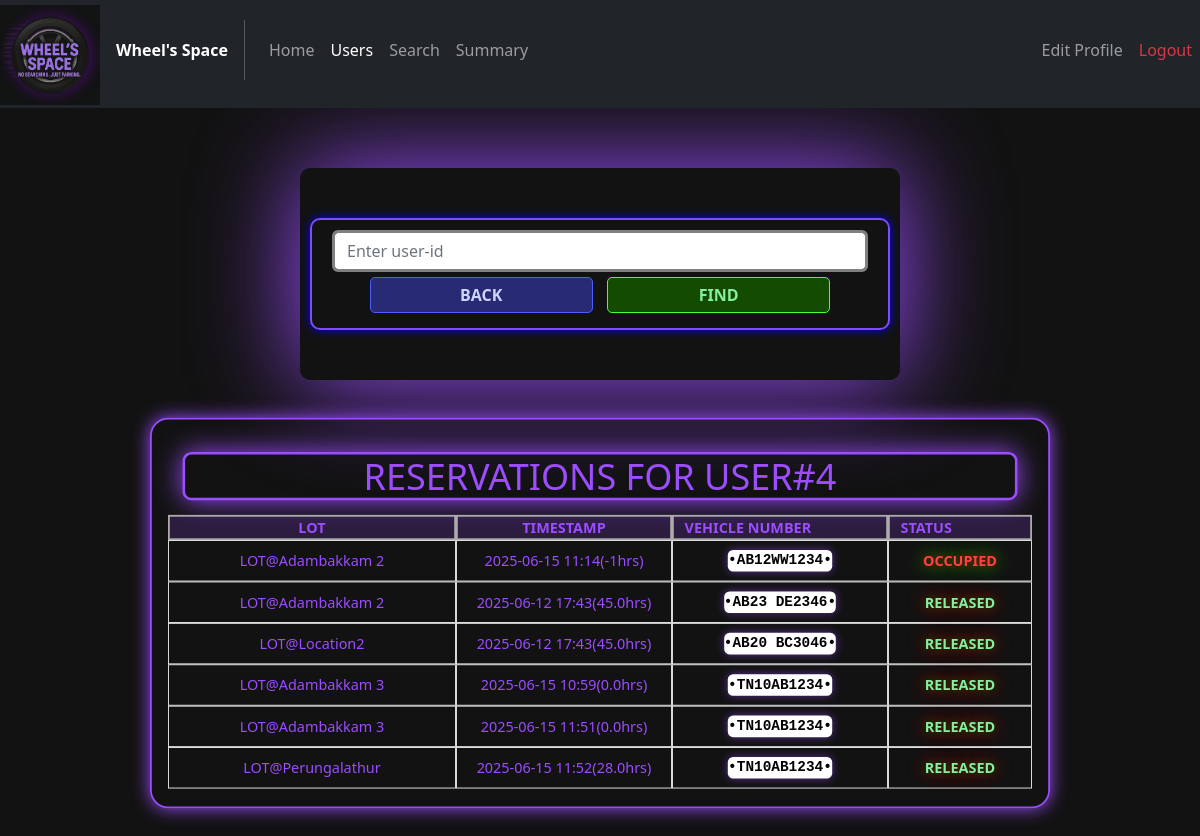
/adminhistory?userid=4, run on an earlier commit of the app's database.
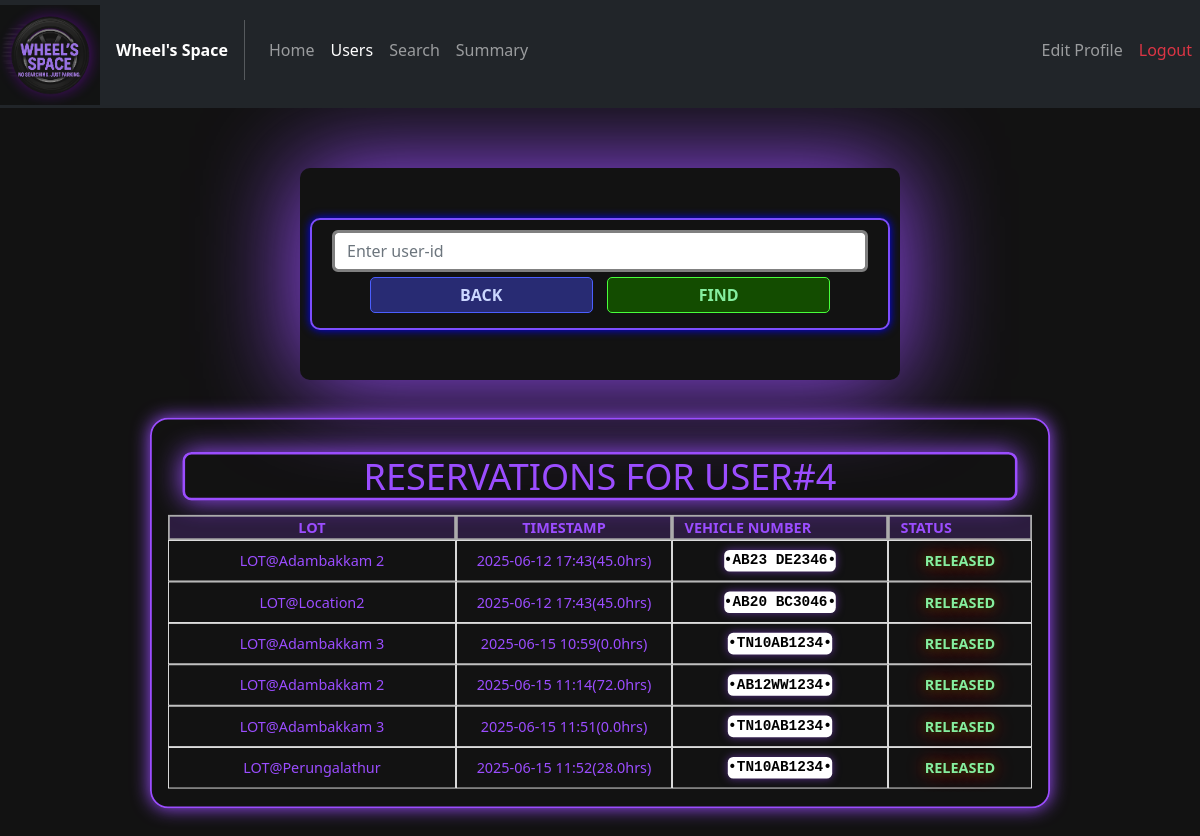
And on a later commit of the database.
### models/Reservations.py (models this page shows)
class Reservations(db.Model):
    __tablename__ = "Reservations"
    reservation_id = db.Column(db.Integer, primary_key = True)
    spot_id = db.Column(db.Integer, db.ForeignKey("Spots.spot_id"), nullable=True)
    user_id = db.Column(db.Integer, db.ForeignKey("Users.user_id"))
    parking_timestamp = db.Column(db.DateTime, nullable = False)
    leaving_timestamp = db.Column(db.DateTime)
    price_per_hour = db.Column(db.Numeric(10, 2), nullable=False)
    vehicle_number = db.Column(db.String(11), nullable=False)
    spot = db.relationship("Spots", back_populates = "reservation")
    user = db.relationship("Users", back_populates = "reserved")

### models/Lots.py (models this page shows)
class Lots(db.Model):
    __tablename__ = "Lots"
    lot_id   = db.Column(db.Integer, primary_key=True)
    location = db.Column(db.String(30), unique = True, nullable=False)
    price    = db.Column(db.Numeric(10, 2), nullable=False)
    address  = db.Column(db.String(100), nullable = False)
    pincode  = db.Column(db.Integer, nullable=False)
    max_spots= db.Column(db.Integer, nullable=False)
    spots    = db.relationship("Spots",back_populates = "lot")

### controllers/admin_routes.py (the view)
@admin_routes.route("/adminhistory")
def adminhistory():
    uid = request.args.get("userid")
    if (uid!=None):
        if not uid.isdigit():
            return render_template("admin_history.html", search=False)
        else:
            user = Users.query.filter_by(user_id = uid).first()
            if user==None:
                return render_template("admin_history.html",search=False,show_alert=True)
            raw_sql =  text(f"""SELECT
                                    spots.spot_id,
                                    lots.location,
                                    reservations.vehicle_number,
                                    reservations.parking_timestamp,
                                    reservations.leaving_timestamp
                                FROM reservations
                                LEFT OUTER JOIN spots ON (reservations.spot_id = spots.spot_id)
                                JOIN lots ON (spots.lot_id=lots.lot_id)
                                JOIN users ON (users.user_id = reservations.user_id)
                                WHERE users.user_id = {uid};""")
            res = db.session.execute(raw_sql).all()
            i=len(res)-1
            ind = i
            while i>=0:
                if res[ind].leaving_timestamp==None:
                    res.insert(0,res.pop(ind))
                    ind+=1
                i-=1
                ind-=1
            return render_template("admin_history.html", search=True, user_id = uid, reservations = res, datetime=datetime)
    else:
        return render_template("admin_history.html", search=False)

### templates/admin_history.html (shortened to what this page needs)
<!DOCTYPE html>
<html lang="en">
<head>
    <link href="https://cdn.jsdelivr.net/npm/bootstrap@5.2.3/dist/css/bootstrap.min.css" rel="stylesheet">
    <link rel="stylesheet" href="../static/css/General_style.css">
    <link rel="stylesheet" href="../static/css/Admin_style.css">
</head>
<body>
    <nav class="navbar navbar-expand-lg navbar-dark bg-dark my-nav-bar">
        <div class="navbar-brand logo">
            <img src = {{ url_for('static', filename='images/logo.png')}} alt="WHEEL'S SPACE LOGO" id="logo" class="img-fluid mb-5">
        </div>
        <span class="fw-bold text-white">Wheel's Space</span>
        <div class="collapse navbar-collapse" id = "navbarelements">
            <ul class="navbar-nav me-auto">
                <li class="nav-item">
                    <a href="{{url_for("admin_routes.adminhome")}}" class="nav-link my-nav-link">Home</a>
                </li>
                <li class="nav-item">
                    <a href="#" class="nav-link my-nav-link active">Users</a>
                </li>
                <li class="nav-item">
                    <a href="{{url_for("admin_routes.adminsearch")}}" class="nav-link my-nav-link">Search</a>
                </li>
                <li class="nav-item">
                    <a href="{{url_for("admin_routes.adminsummary")}}" class="nav-link my-nav-link">Summary</a>
                </li>
            </ul>
            <ul class="navbar-nav">
                <li class="nav-item">
                    <a href="{{url_for("admin_routes.adminedit")}}" class="nav-link my-nav-link">Edit Profile</a>
                </li>
                <li class="nav-item">
                    <a href="{{url_for('auth_rbac.logout')}}" class="nav-link my-nav-link text-danger">Logout</a>
                </li>
            </ul>
        </div>
    </nav>
    <div class="span-box text-center container">
        <form action="{{ url_for('admin_routes.adminhistory') }}" class="form-style form my-form">
            <input type="number" name="userid" id="userid" placeholder="Enter user-id" class="col-12 form-control my-form-input">
            <a href="{{ url_for('admin_routes.adminhome') }}" class="admin-button col-5 edit-btn">BACK</a>
            <input type="submit" value="FIND" class="admin-button col-5 add-btn">
        </form>
    </div>
    {% if search %}
    <div class="container my-3 user-box">
        <div class="row">
            <span class="my-title h1 m-3 col text-center">RESERVATIONS FOR USER#{{user_id}}</span>
        </div>
        <div class="row mb-1 mb-lg-0">
            <div class="table-heading col-6 col-md-5 col-lg-4">LOT</div>
            <div class="table-heading col-6 col-md-3 col-lg-3">TIMESTAMP</div>
            <div class="table-heading d-none d-md-block col-md-4 col-lg-3">VEHICLE NUMBER</div>
            <div class="table-heading d-none d-lg-block col-lg-2">STATUS</div>
        </div>
        {% if reservations | length == 0%}
            <div class="row mb-1 mb-lg-0">
                <div class="table-element col h2">
                    NO RESERVATIONS
                </div>
            </div>
        {% else %}
            {% for res in reservations %}
                {% if res.leaving_timestamp!=None %}
                    {% set duration = (datetime.strptime(res.leaving_timestamp[:-10],'%Y-%m-%d %H:%M')-datetime.strptime(res.parking_timestamp[:-10],'%Y-%m-%d %H:%M')).total_seconds()//3600 %}
                {% else %}
                    {% set duration = -1 %}
                {% endif %}
            <div class="row mb-1 mb-lg-0">
                <div class="table-element col-6 col-md-5 col-lg-4">LOT@{{res.location}}</div>
                <div class="table-element col-6 col-md-3">{{res.parking_timestamp[:-10]}}({{duration}}hrs)</div>
                <div class="table-element col-6 col-md-4 col-lg-3">
                    <div class="d-flex license-plate justify-content-center">
                        <span>{{res.vehicle_number}}</span>
                    </div>
                </div>
                <div class="table-element col-6 col-md-12 col-lg-2">
                    {% if res.leaving_timestamp==None %}
                        <span class="admin-red-span">OCCUPIED</span>
                    {% else %}
                        <span class="admin-green-span">RELEASED</span>
                    {% endif %}
                </div>
            </div>
            {% endfor %}
        {% endif %}
    </div>
    {% endif %}
</body>
</html>

### static/css/General_style.css (style rules this page uses)
body { background-color: #121212; }
.logo { max-width: 100px; max-height: 100px; }
.my-nav-bar { padding-top: 0px; }
.my-nav-link { padding: 10px; }
.span-box { min-width: 200px; max-width: 600px !important; margin-top: 5%; width: 80%; background-color: #121212; box-shadow: 0px 0px 100px 0px #9b4dff; padding: 50px 10px; border-radius: 10px; }
.edit-btn { background-color: #282b73; color: #cbd7ff; border: 1px solid #4b5fff; }
.add-btn { background-color: #134c00; color: #85ee9f; border: 1px solid #48ff3b; }
.my-form { padding: 10px 20px; border: 2px solid #7c4dff; border-radius: 10px; box-shadow: 0px 0px 10px 0px blue; }
.my-form .my-form-input { border: 3px solid gray !important; }
.my-title { border: 3px solid #9b4dff; color: #9b4dff; padding: 0px 10px; box-shadow: 0px 0px 30px 0px; border-radius: 10px; }
.table-heading { background-color: #9b4dff30; font-weight: bold; color: #9b4dff; border: 2px solid #ababab; display: flex; align-items: center; justify-content: center; }
.table-element { border: 1px solid #efefef; color: #9b4dff; display: flex; align-items: center; justify-content: center; }
.license-plate { text-align: center !important; border-radius: 6px; background: white; color: black; font-weight: bold; font-family: 'Consolas', 'Courier New', monospace; box-shadow: 0 0 10px #9b4dff88; height: fit-content; }
.license-plate::before, .license-plate::after { content: "•"; font-size: 1rem; color: black; vertical-align: middle; }
.user-box { max-width: 1000px; min-width: 250px; width: 90%; border: 2px solid #9b4dff; border-radius: 10px; overflow: hidden; margin-top: 20px; }

### static/css/Admin_style.css (style rules this page uses)
.admin-button { display: inline-block; text-decoration: none; font-weight: bold; padding: 5px 20px; margin: 5px; border-radius: 5px; transition: 0.2s all linear; text-align: center; cursor: pointer; }
.user-box { transform: scale(0.9); padding: 20px 30px; box-shadow: 0px 0px 20px 0px #9b4dff; border: 2px solid #9b4dff !important; border-radius: 20px; }
.admin-green-span { display: inline-block; text-decoration: none; font-weight: bold; padding: 5px 20px; margin: 5px; border-radius: 5px; transition: 0.2s all linear; text-align: center; color: #85ee9f; text-shadow: 0px 0px 10px #134c00, 0px 0px 20px #ff0000; }

What changed in the data, as far as the page shows it:
changed Reservations "AB12WW1234": duration "-1" → "72.0"; now shows "RELEASED"; no longer shows "OCCUPIED"; moves down the list
